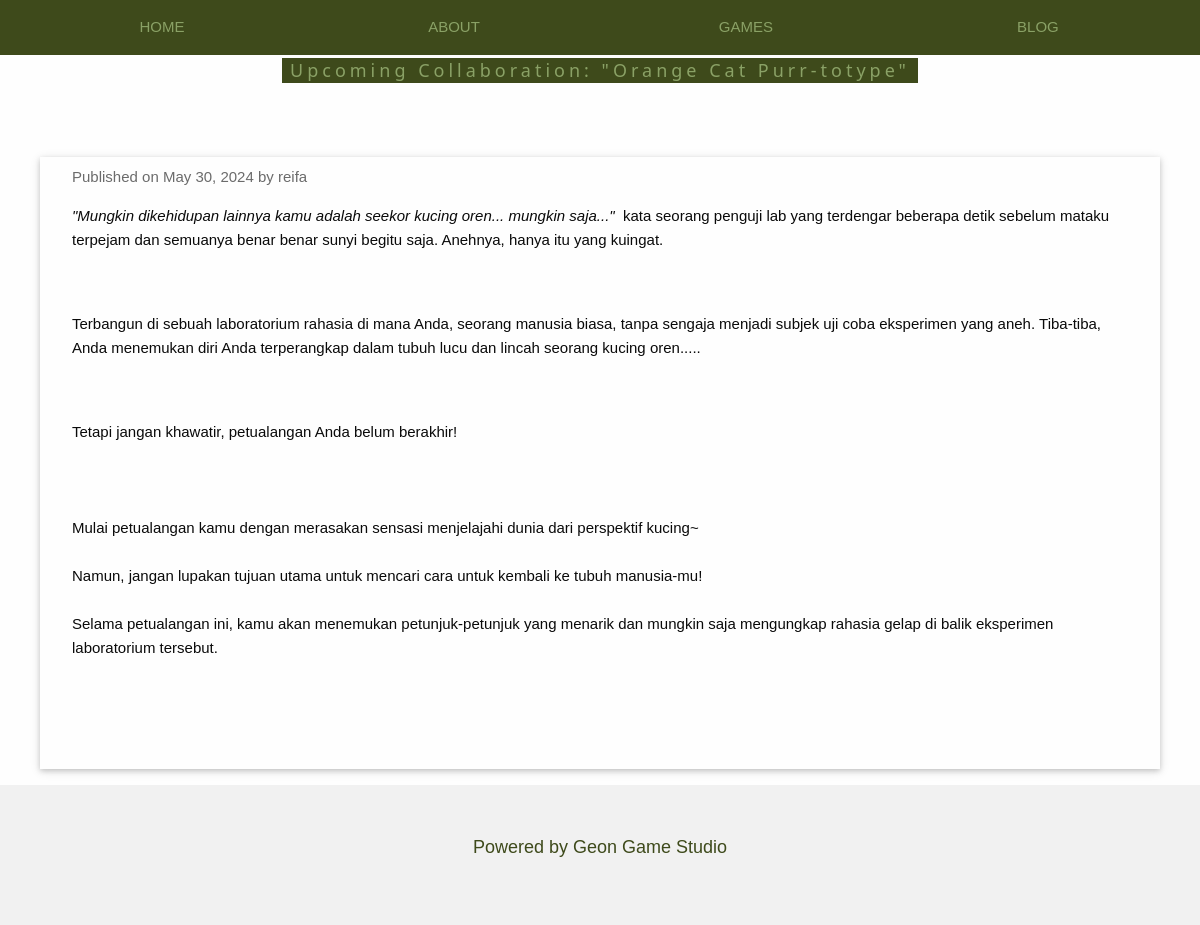
/blog_post.php?id_blog=11, run on the app's committed database.
### tables this page shows
CREATE TABLE `blog_post` (
  `id_blog` int(11) NOT NULL,
  `title_blog` varchar(255) NOT NULL,
  `content_blog` text NOT NULL,
  `reference` varchar(255) DEFAULT NULL,
  `category` int(11) DEFAULT NULL,
  `username` int(11) DEFAULT NULL,
  `date_blog` date DEFAULT NULL
);

CREATE TABLE `users` (
  `id_user` int(11) NOT NULL,
  `username` varchar(255) NOT NULL,
  `password` varchar(255) NOT NULL,
  `email` varchar(255) NOT NULL
);

### blog_post.php (the view, shortened to what this page needs)
<?php
include 'connection.php';
$id_blog = isset($_GET['id_blog']) ? intval($_GET['id_blog']) : 0;
$sql = "SELECT blog_post.title_blog, blog_post.content_blog, blog_post.date_blog, users.username
        FROM blog_post
        INNER JOIN users ON blog_post.username = users.id_user
        WHERE blog_post.id_blog = $id_blog";
$result = $conn->query($sql);
if ($result->num_rows > 0) {
    $post = $result->fetch_assoc();
} else {
    header("Location: index.php");
    exit();
}
?>
<!DOCTYPE html>
<html lang="en">
<head>
    <link rel="stylesheet" href="css/style.css">
    <link rel="stylesheet" href="css/foundation.css">
    <link rel="stylesheet" href="css/w3.css">
</head>
<body>
<div class="w3-top">
  <div class="w3-row w3-padding w3-black">
    <div class="w3-col s3">
      <a href="index.php" class="w3-button w3-block w3-black">HOME</a>
    </div>
    <div class="w3-col s3">
      <a href="index.php#about" class="w3-button w3-block w3-black">ABOUT</a>
    </div>
    <div class="w3-col s3">
      <a href="index.php#games" class="w3-button w3-block w3-black">GAMES</a>
    </div>
    <div class="w3-col s3">
      <a href="index.php#blog" class="w3-button w3-block w3-black">BLOG</a>
    </div>
  </div>
</div>
<div class="w3-container" id="blog">
  <div class="w3-content" style="max-width:1200px">
    <h5 class="w3-center w3-padding-48"><span class="w3-tag w3-wide"><?php echo htmlspecialchars($post['title_blog']); ?></span></h5>
    <div class="w3-row-padding">
      <div class="w3-card w3-padding w3-margin">
        <div class="w3-container">
          <p class="w3-opacity">Published on <?php echo date('F d, Y', strtotime($post["date_blog"])); ?> by <?php echo htmlspecialchars($post['username']); ?></p>
          <p><?php echo nl2br($post['content_blog']); ?></p>
        </div>
      </div>
    </div>
  </div>
</div>
<footer class="w3-center w3-light-grey w3-padding-48 w3-large">
  <p>Powered by <a href="https://www.geongamestudio.com" title="Geon Game Studio" target="_blank" class="w3-hover-text-green">Geon Game Studio</a></p>
</footer>
</body>
</html>

### css/style.css (style rules this page uses)
body, html { height: 100%; font-family: "Inconsolata", sans-serif; }

### css/w3.css (style rules this page uses)
html { box-sizing:border-box }
*,*:before,*:after { box-sizing:inherit }
html { -ms-text-size-adjust:100%;-webkit-text-size-adjust:100% }
body { margin:0 }
article,aside,details,figcaption,figure,footer,header,main,menu,nav,section { display:block }
a { background-color:transparent }
html,body { font-family:Verdana,sans-serif;font-size:15px;line-height:1.5 }
html { overflow-x:hidden }
h5 { font-size:18px }
h1,h2,h3,h4,h5,h6 { font-family:"Segoe UI",Arial,sans-serif;font-weight:400;margin:10px 0 }
.w3-wide { letter-spacing:4px }
a { color:inherit }
.w3-btn,.w3-button { border:none;display:inline-block;padding:8px 16px;vertical-align:middle;overflow:hidden;text-decoration:none;color:inherit;background-color:inherit;text-align:center;cursor:pointer;white-space:nowrap }
.w3-btn,.w3-button { -webkit-touch-callout:none;-webkit-user-select:none;-khtml-user-select:none;-moz-user-select:none;-ms-user-select:none;user-select:none }
.w3-badge,.w3-tag { background-color:#3E4A1B;color:#8AA166;display:inline-block;padding-left:8px;padding-right:8px;text-align:center }
.w3-block { display:block;width:100% }
.w3-container:after,.w3-container:before,.w3-panel:after,.w3-panel:before,.w3-row:after,.w3-row:before,.w3-row-padding:after,.w3-row-padding:before, .w3-cell-row:before,.w3-cell-row:after,.w3-clear:after,.w3-clear:before,.w3-bar:before,.w3-bar:after { content:"";display:table;clear:both }
.w3-col,.w3-half,.w3-third,.w3-twothird,.w3-threequarter,.w3-quarter { float:left;width:100% }
.w3-col.s3 { width:24.99999% }
.w3-content,.w3-auto { margin-left:auto;margin-right:auto }
.w3-content { max-width:980px }
.w3-top,.w3-bottom { position:fixed;width:100%;z-index:1 }
.w3-top { top:0 }
.w3-row-padding,.w3-row-padding>.w3-half,.w3-row-padding>.w3-third,.w3-row-padding>.w3-twothird,.w3-row-padding>.w3-threequarter,.w3-row-padding>.w3-quarter,.w3-row-padding>.w3-col { padding:0 8px }
.w3-container,.w3-panel { padding:0.01em 16px }
.w3-card,.w3-card-2 { box-shadow:0 2px 5px 0 rgba(0,0,0,0.16),0 2px 10px 0 rgba(0,0,0,0.12) }
.w3-opacity,.w3-hover-opacity:hover { opacity:0.60 }
.w3-large { font-size:18px!important }
.w3-center { text-align:center!important }
.w3-margin { margin:16px!important }
.w3-padding { padding:8px 16px!important }
.w3-padding-48 { padding-top:48px!important;padding-bottom:48px!important }
.w3-black,.w3-hover-black:hover { color:#8AA166!important;background-color:#3E4A1B!important }
.w3-light-grey,.w3-hover-light-grey:hover,.w3-light-gray,.w3-hover-light-gray:hover { color:#3E4A1B!important;background-color:#f1f1f1!important }

### data on the page
blog_post: title_blog "Upcoming Collaboration: \"Orange Cat Purr-totype\"", date_blog "May 30, 2024", username.username "reifa", content_blog "\"Mungkin dikehidupan lainnya kamu adalah seekor kucing oren... mungkin saja...\" kata seorang penguji lab yang terdengar beberapa detik sebelum mataku terpejam dan semuanya benar benar sunyi begitu saja. Anehnya, hanya itu yang kuingat. Terbangun di sebuah laboratorium rahasia di mana Anda, seorang manusia biasa, tanpa sengaja menjadi subjek uji coba eksperimen yang aneh. Tiba-tiba, Anda menemukan diri Anda terperangkap dalam tubuh lucu dan lincah seorang kucing oren..... Tetapi jangan khawatir, petualangan Anda belum berakhir! Mulai petualangan kamu dengan merasakan sensasi menjelajahi dunia dari perspektif kucing~ Namun, jangan lupakan tujuan utama untuk mencari cara untuk kembali ke tubuh…"
